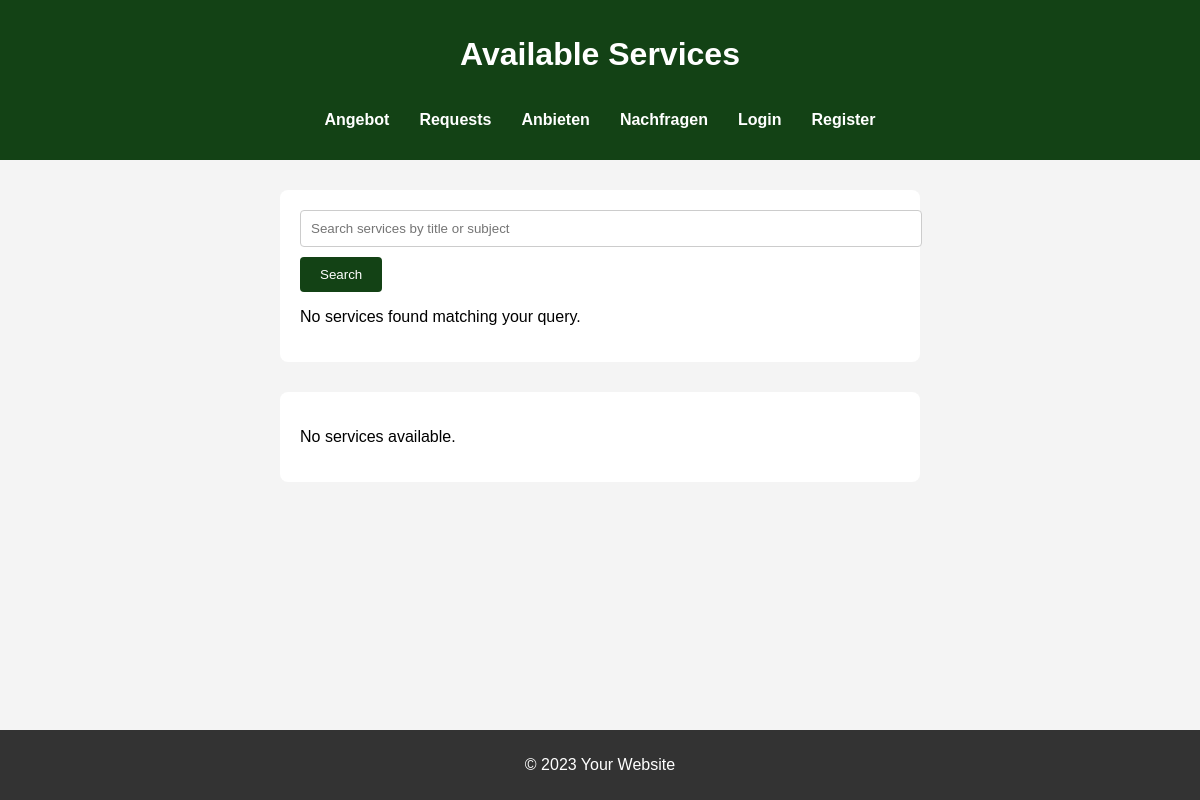
Page /supply on the earlier database version.
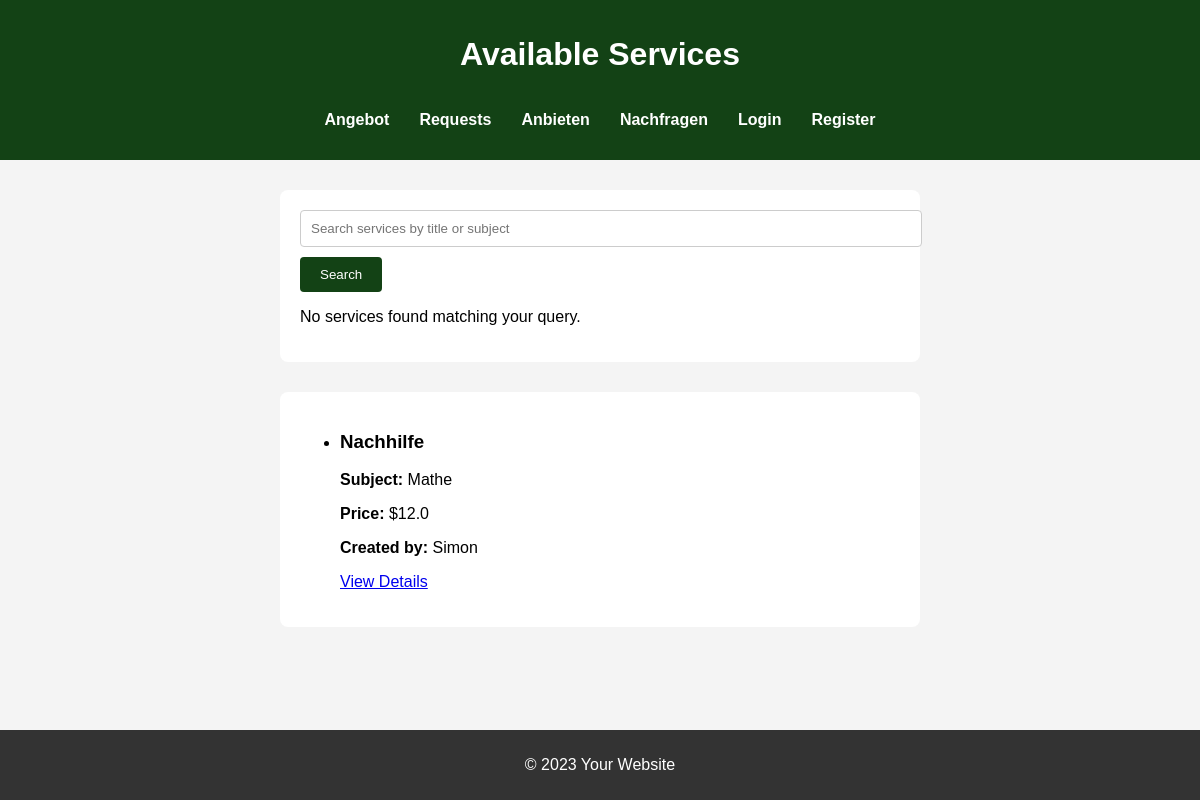
Same page on the later database version.
### app.py (models this page shows, shortened)
class ServicePost(db.Model):
    id = db.Column(db.Integer, primary_key=True)
    title = db.Column(db.String(100), nullable=False)
    description = db.Column(db.String(200), nullable=False)
    price = db.Column(db.Float, nullable=False)
    subject = db.Column(db.String(100), nullable=False)
    university = db.Column(db.String(100), nullable=False)
    semester = db.Column(db.String(50), nullable=False)
    contact =db.Column(db.String(100), nullable = False)
    additional_info =db.Column(db.String(200), nullable = True)
    user_id = db.Column(db.Integer, db.ForeignKey('user.id'), nullable=False)

class User(db.Model, UserMixin):
    id = db.Column(db.Integer, primary_key=True)
    username = db.Column(db.String(150), unique=True, nullable=False)
    email = db.Column(db.String(150), unique=True, nullable=False)
    password = db.Column(db.String(150), nullable=False)
    posts = db.relationship('ServicePost', backref='user', lazy=True)

### app.py (the view)
@app.route('/supply')
def supply():
    posts = ServicePost.query.join(User).add_columns(User.username).all()
    return render_template('supply.html', posts=posts)

### templates/supply.html (shortened to what this page needs)
<!DOCTYPE html>
<html lang="en">
<head>
    <link rel="stylesheet" href="{{ url_for('static', filename='style.css') }}">
</head>
<body>
    <header>
        <h1>Available Services</h1>
        <nav>
            <ul>
                <li><a href="/supply">Angebot</a></li>
                <li><a href="/requests">Requests</a></li>
                <li><a href="/university">Anbieten</a></li>
                <li><a href="/highschool">Nachfragen</a></li>
                {% if current_user.is_authenticated %}
                    <li><a href="/profile">Your Profile</a></li>
                    <li><a href="{{ url_for('logout') }}">Logout</a></li>
                {% else %}
                    <li><a href="{{ url_for('login') }}">Login</a></li>
                    <li><a href="{{ url_for('register') }}">Register</a></li>
                {% endif %}
            </ul>
        </nav>
    </header>
    <main>
        <form method="get" action="{{ url_for('search_results_supply') }}">
            <input type="text" name="query" placeholder="Search services by title or subject" value="{{ request.args.get('query', '') }}">
            <button type="submit">Search</button>
            {% if results %}
            <ul>
                {% for post in results %}
                    <li>
                        <h3>{{ post.title }}</h3>
                        <p><strong>Subject:</strong> {{ post.subject }}</p>
                        <p><strong>Price:</strong> ${{ post.price }}</p>
                        <a href="{{ url_for('service_detail', service_id=post.id) }}">View Details</a>
                    </li>
                {% endfor %}
            </ul>
        {% else %}
            <p>No services found matching your query.</p>
        {% endif %}
        </form>
        <form>
                {% if posts %}
                <ul>
                    {% for post, username in posts %}
                        <li>
                            <h3>{{ post.title }}</h3>
                            <p><strong>Subject:</strong> {{ post.subject }}</p>
                            <p><strong>Price:</strong> ${{ post.price }}</p>
                            <p><strong>Created by:</strong> {{ username }}</p>
                            <a href="{{ url_for('service_detail', service_id=post.id) }}">View Details</a>
                        </li>
                    {% endfor %}
                </ul>
            {% else %}
                <p>No services available.</p>
            {% endif %}
        </form>
    </main>
    <footer>
        <p>&copy; 2023 Your Website</p>
    </footer>
</body>
</html>

### static/style.css (style rules this page uses)
body { font-family: Arial, sans-serif; background-color: #f4f4f4; margin: 0; padding: 0; display: flex; flex-direction: column; min-height: 100vh; }
header { background-color: #134215; color: white; text-align: center; padding: 15px; }
nav { display: flex; justify-content: center; }
nav ul { list-style-type: none; padding: 0; display: flex; gap: 30px; }
nav ul li { margin: 0; }
nav ul li a { text-decoration: none; color: #fff; font-weight: bold; text-align: center; }
main { flex: 1; }
footer { text-align: center; padding: 10px; background-color: #333; color: white; }
form { max-width: 600px; margin: 30px auto; padding: 20px; background-color: #fff; border-radius: 8px; }
form input, form textarea { width: 100%; padding: 10px; margin-bottom: 10px; border: 1px solid #ccc; border-radius: 4px; }
form button { max-width: 600px; padding: 10px 20px; background-color: #134215; color: white; border: none; border-radius: 4px; cursor: pointer; }

Differences in the rows shown:
added ServicePost: title "Nachhilfe", subject "Mathe", price "12.0", username "Simon"
Other differences:
text no longer shown: "No services available."
